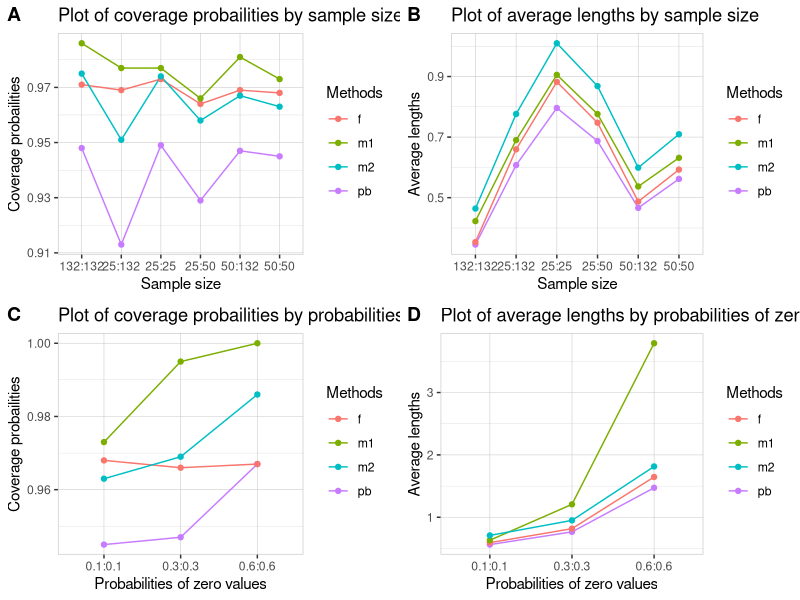

This figure's R source:
# comparing different methods
library("ggplot2")
library("readxl")
library("cowplot")

data = read_excel("data/simulation_results/simulation_results.xlsx", 
                  sheet = "plot1")
data$group = as.factor(data$group)
p1 = ggplot(data, aes(x = nratio, y = cp, group = group, colour=group))+
  geom_line()+
  geom_point()+
  scale_colour_hue(name = "Methods")+      # Set legend title
  xlab("Sample size") + ylab("Coverage probailities") + # Set axis labels
  ggtitle("Plot of coverage probailities by sample size") +
  theme(panel.background = element_rect(fill = "white"),
        panel.grid = element_line(color = "grey80", size = 0.2),
        panel.border = element_rect(color = "grey80", fill = NA))
  
p2 = ggplot(data, aes(x = nratio, y = al, group = group, colour=group))+
  geom_line()+
  geom_point()+
  scale_colour_hue(name = "Methods")+      # Set legend title
  xlab("Sample size") + ylab("Average lengths") + # Set axis labels
  ggtitle("Plot of average lengths by sample size") +
  theme(panel.background = element_rect(fill = "white"),
        panel.grid = element_line(color = "grey80", size = 0.2),
        panel.border = element_rect(color = "grey80", fill = NA))
#============================================================

data2 = read_excel("data/simulation_results/simulation_results.xlsx", 
                  sheet = "plot2")
p3= ggplot(data2, aes(x = dratio, y = cp, group = group, colour=group))+
  geom_line()+
  geom_point()+
  scale_colour_hue(name = "Methods")+      # Set legend title
  xlab("Probabilities of zero values") + ylab("Coverage probailities") + # Set axis labels
  ggtitle("Plot of coverage probailities by probabilities of zero values") +
  theme(panel.background = element_rect(fill = "white"),
        panel.grid = element_line(color = "grey80", size = 0.2),
        panel.border = element_rect(color = "grey80", fill = NA))
p4 = ggplot(data2, aes(x = dratio, y = al, group = group, colour=group))+
  geom_line()+
  geom_point()+
  scale_colour_hue(name = "Methods")+      # Set legend title
  xlab("Probabilities of zero values") + ylab("Average lengths") + # Set axis labels
  ggtitle("Plot of average lengths by probabilities of zero values") +
  theme(panel.background = element_rect(fill = "white"),
        panel.grid = element_line(color = "grey80", size = 0.2),
        panel.border = element_rect(color = "grey80", fill = NA))

png('plots/result_plot.png', width = 800, height = 600)
plot_grid(p1, p2, p3, p4,
          ncol = 2, nrow = 2, labels = c("A", "B", "C", "D"))
dev.off()
